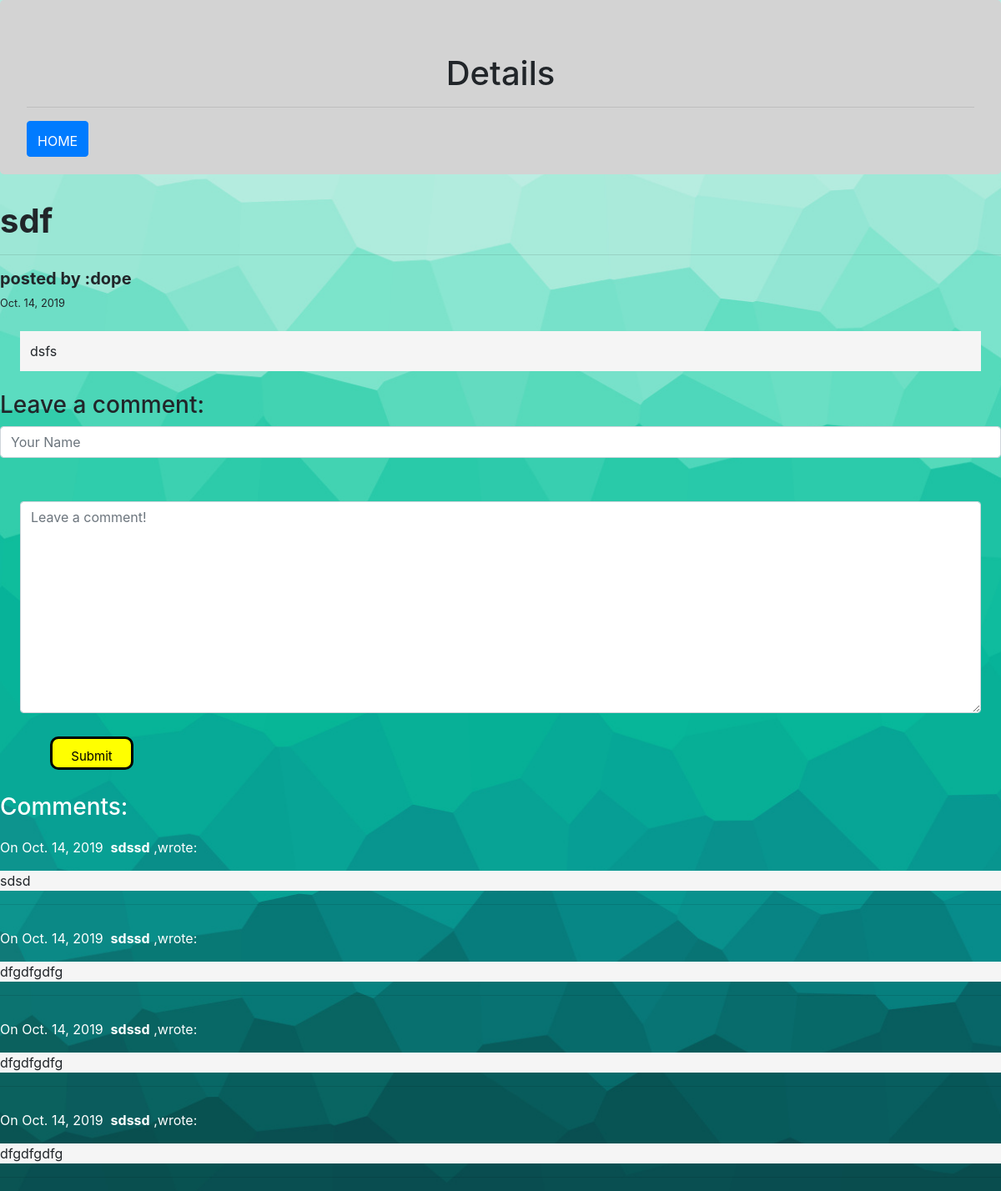
Page /3/ (signed in) on the committed database.
### blog/models.py (models this page shows, shortened)
class Article(models.Model):
    title = models.CharField(max_length=255)
    aut = models.CharField(max_length=255 )
    body = models.TextField()
    created_on = models.DateTimeField(auto_now_add=True)
    last_modified = models.DateTimeField(auto_now=True)

class Comment(models.Model):
    author = models.CharField(max_length=60)
    body = models.TextField()
    created_on = models.DateTimeField(auto_now_add=True)
    post = models.ForeignKey('Article', on_delete=models.CASCADE)

### blog/views.py (the view, shortened to what this page needs)
# urls.py: path("<int:pk>/", views.blog_detail, name="b_detail"),
@login_required
def blog_detail(request, pk):
    post = Article.objects.get(pk=pk)
    print(request.user.username)
    form = CommentForm()
    comments = Comment.objects.filter(post=post)
    aut=request.user.username
    context = {
        "post": post,
        "comments": comments,
        "form": form,
    }
    return render(request, "b_detail.html", context)

### blog/forms.py
class CommentForm(forms.Form):
    author = forms.CharField(
        max_length=60,
        widget=forms.TextInput(attrs={
            "class": "form-control",
            "placeholder": "Your Name"
        })
    )
    body = forms.CharField(widget=forms.Textarea(
        attrs={
            "class": "form-control",
            "placeholder": "Leave a comment!"
        })
    )

### templates/b_detail.html (shortened to what this page needs)
{% extends "ex.html" %}
{% block page_content %}
<div class="jumbotron" style="background-color:lightgray">
        <h1><center>Details</center></h1>
          <hr>
          <h3><center><a class="btn btn-primary  pl " href="/index" style="float:left">HOME</a></center></h3>
      </div>
<div class="">
    <h1 ><b>{{ post.title }}</b></h1><hr>
    <h5><b>posted by :{{ post.aut }}</b></h1>
    <small>
        {{ post.created_on.date }}
    </small>
    <p style="background: whitesmoke ; padding: 1%; margin :2%">{{ post.body }}</p>
    <h3>Leave a comment:</h3>
    <form  method="post">
        <div class="form-group">
            {{ form.author }}
        </div>
        <div class="form-group cl">
           <p  style="padding: 1%; margin :1%">{{ form.body }}</p>
        </div>
        <button type="submit" class="butt" >Submit</button>
    </form>
    <h3  class="cl">Comments:</h3>
    {% for comment in comments %}
    <p  class="cl">
        On {{comment.created_on.date }}&nbsp;
        <b>{{ comment.author }}</b> ,wrote:
    </p>
    <p style="background-color: whitesmoke" >{{ comment.body }}</p>
    <hr>
    {% endfor %}
</div>
{% endblock %}

### rows in the picture
Article: title "sdf", aut "dope", created_on "Oct. 14, 2019", body "dsfs"
Comment: created_on "Oct. 14, 2019", author "sdssd", body "sdsd"
Comment: created_on "Oct. 14, 2019", author "sdssd", body "dfgdfgdfg"
Comment: created_on "Oct. 14, 2019", author "sdssd", body "dfgdfgdfg"
Comment: created_on "Oct. 14, 2019", author "sdssd", body "dfgdfgdfg"
